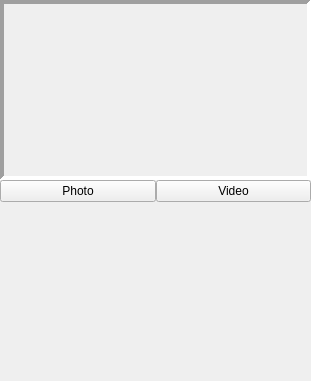
<ui version="4.0" >
 <class>CameraBase</class>
 <widget class="QWidget" name="CameraBase" >
  <property name="geometry" >
   <rect>
    <x>0</x>
    <y>0</y>
    <width>311</width>
    <height>381</height>
   </rect>
  </property>
  <property name="windowTitle" >
   <string>Camera</string>
  </property>
  <layout class="QGridLayout" >
   <property name="margin" >
    <number>0</number>
   </property>
   <property name="spacing" >
    <number>0</number>
   </property>
   <item row="0" column="0" colspan="2" >
    <widget class="QFrame" name="videocapturecontainer" >
     <property name="sizePolicy" >
      <sizepolicy>
       <hsizetype>7</hsizetype>
       <vsizetype>7</vsizetype>
       <horstretch>0</horstretch>
       <verstretch>0</verstretch>
      </sizepolicy>
     </property>
     <property name="frameShape" >
      <enum>QFrame::Panel</enum>
     </property>
     <property name="frameShadow" >
      <enum>QFrame::Sunken</enum>
     </property>
     <property name="lineWidth" >
      <number>4</number>
     </property>
     <property name="midLineWidth" >
      <number>3</number>
     </property>
     <layout class="QVBoxLayout" >
      <property name="margin" >
       <number>4</number>
      </property>
      <property name="spacing" >
       <number>6</number>
      </property>
      <item>
       <widget class="VideoCaptureView" name="videocaptureview" >
        <property name="sizePolicy" >
         <sizepolicy>
          <hsizetype>7</hsizetype>
          <vsizetype>7</vsizetype>
          <horstretch>0</horstretch>
          <verstretch>0</verstretch>
         </sizepolicy>
        </property>
       </widget>
      </item>
     </layout>
    </widget>
   </item>
   <item row="1" column="0" >
    <widget class="QPushButton" name="photo" >
     <property name="text" >
      <string>Photo</string>
     </property>
    </widget>
   </item>
   <item row="1" column="1" >
    <widget class="QPushButton" name="video" >
     <property name="text" >
      <string>Video</string>
     </property>
    </widget>
   </item>
   <item row="2" column="0" colspan="2" >
    <widget class="QFrame" name="thumbs" >
     <property name="frameShape" >
      <enum>QFrame::NoFrame</enum>
     </property>
     <property name="frameShadow" >
      <enum>QFrame::Plain</enum>
     </property>
     <layout class="QHBoxLayout" >
      <property name="margin" >
       <number>0</number>
      </property>
      <property name="spacing" >
       <number>0</number>
      </property>
      <item>
       <widget class="ThumbButton" name="thumb1" >
        <property name="sizePolicy" >
         <sizepolicy>
          <hsizetype>7</hsizetype>
          <vsizetype>7</vsizetype>
          <horstretch>0</horstretch>
          <verstretch>0</verstretch>
         </sizepolicy>
        </property>
       </widget>
      </item>
      <item>
       <widget class="ThumbButton" name="thumb2" >
        <property name="sizePolicy" >
         <sizepolicy>
          <hsizetype>7</hsizetype>
          <vsizetype>7</vsizetype>
          <horstretch>0</horstretch>
          <verstretch>0</verstretch>
         </sizepolicy>
        </property>
       </widget>
      </item>
      <item>
       <widget class="ThumbButton" name="thumb3" >
        <property name="sizePolicy" >
         <sizepolicy>
          <hsizetype>7</hsizetype>
          <vsizetype>7</vsizetype>
          <horstretch>0</horstretch>
          <verstretch>0</verstretch>
         </sizepolicy>
        </property>
       </widget>
      </item>
      <item>
       <widget class="ThumbButton" name="thumb4" >
        <property name="sizePolicy" >
         <sizepolicy>
          <hsizetype>7</hsizetype>
          <vsizetype>7</vsizetype>
          <horstretch>0</horstretch>
          <verstretch>0</verstretch>
         </sizepolicy>
        </property>
       </widget>
      </item>
      <item>
       <widget class="ThumbButton" name="thumb5" >
        <property name="sizePolicy" >
         <sizepolicy>
          <hsizetype>7</hsizetype>
          <vsizetype>7</vsizetype>
          <horstretch>0</horstretch>
          <verstretch>0</verstretch>
         </sizepolicy>
        </property>
       </widget>
      </item>
     </layout>
    </widget>
   </item>
  </layout>
 </widget>
 <customwidgets>
  <customwidget>
   <class>VideoCaptureView</class>
   <extends>QWidget</extends>
   <header>videocaptureview.h</header>
  </customwidget>
  <customwidget>
   <class>ThumbButton</class>
   <extends>QWidget</extends>
   <header>thumbbutton.h</header>
  </customwidget>
 </customwidgets>
 <resources/>
 <connections/>
</ui>
